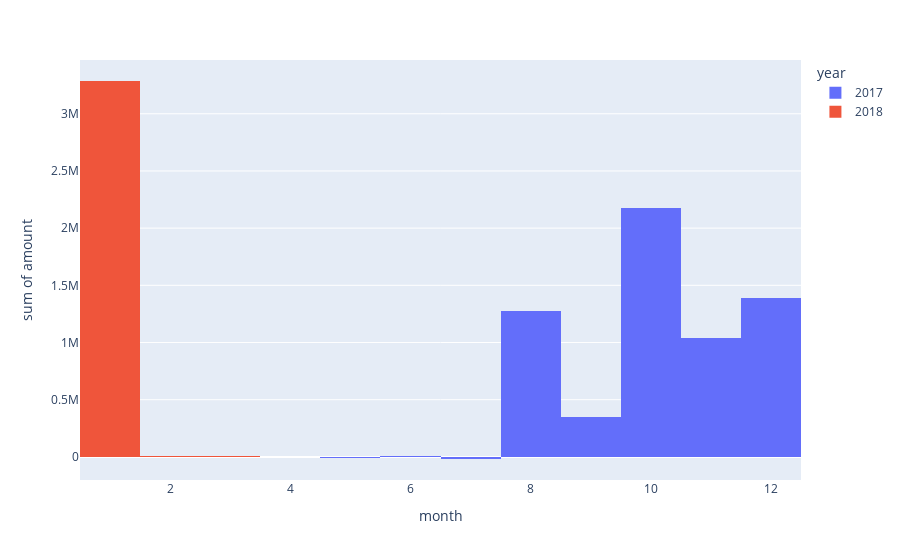

Notebook source saved alongside this figure:
### Code cell
sum_amount_per_months_fig = px.histogram(df[['year', 'month', 'amount']], x='month', y='amount', color='year')
sum_amount_per_months_fig

### Figure 1 — Plotly figure (JSON) as saved in the notebook; plotly's stock layout.template omitted (floating-point values rounded to 4 significant figures; data arrays with more than 128 entries replaced by an {"elided": "..."} marker saying what was removed)
{"data": [{"alignmentgroup": "True", "bingroup": "x", "histfunc": "sum", "hovertemplate": "year=2017<br>month=%{x}<br>sum of amount=%{y}<extra></extra>", "legendgroup": "2017", "marker": {"color": "#636efa", "pattern": {"shape": ""}}, "name": "2017", "offsetgroup": "2017", "orientation": "v", "showlegend": true, "type": "histogram", "x": {"elided": "15705 int values"}, "xaxis": "x", "y": {"elided": "15705 float values"}, "yaxis": "y"}, {"alignmentgroup": "True", "bingroup": "x", "histfunc": "sum", "hovertemplate": "year=2018<br>month=%{x}<br>sum of amount=%{y}<extra></extra>", "legendgroup": "2018", "marker": {"color": "#EF553B", "pattern": {"shape": ""}}, "name": "2018", "offsetgroup": "2018", "orientation": "v", "showlegend": true, "type": "histogram", "x": {"elided": "4295 int values"}, "xaxis": "x", "y": {"elided": "4295 float values"}, "yaxis": "y"}], "layout": {"barmode": "relative", "legend": {"title": {"text": "year"}, "tracegroupgap": 0}, "margin": {"t": 60}, "xaxis": {"anchor": "y", "domain": [0, 1], "title": {"text": "month"}}, "yaxis": {"anchor": "x", "domain": [0, 1], "title": {"text": "sum of amount"}}}}
